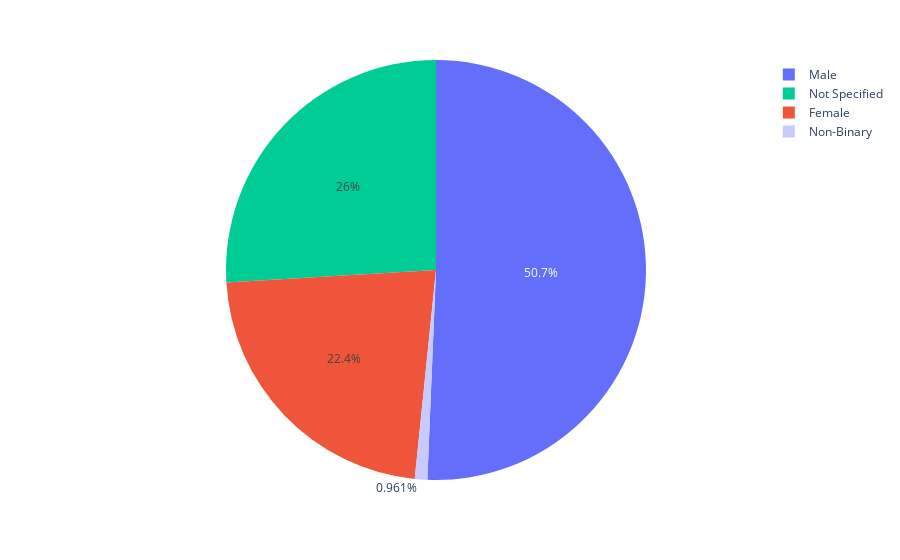

The cell this chart's notebook holds for it:
### Code cell
fig = px.pie(df.groupby('gender').count().reset_index(), names='gender', values='profile', color_discrete_sequence=['#636EFA', '#00CC96', '#EF553B'])
fig.show()

### Figure 1 — Plotly figure (JSON) as saved in the notebook; plotly's stock layout.template omitted (floating-point values rounded to 4 significant figures)
{"data": [{"domain": {"x": [0, 1], "y": [0, 1]}, "hovertemplate": "gender=%{label}<br>profile=%{value}<extra></extra>", "labels": ["Female", "Male", "Non-Binary", "Not Specified"], "legendgroup": "", "name": "", "showlegend": true, "type": "pie", "values": [8402, 18977, 360, 9724]}], "layout": {"legend": {"tracegroupgap": 0}, "margin": {"t": 60}, "piecolorway": ["#636EFA", "#00CC96", "#EF553B"]}}
